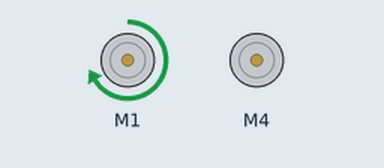
Bench run of a sketch on a simulated Arduino Uno, built with avr-gcc and run on an emulated ATmega328P. On the bench: 2 × DC motor (green arrow = forward, orange = backward, longer = faster).

Above: at 2.0 s.
At 5.0 s:
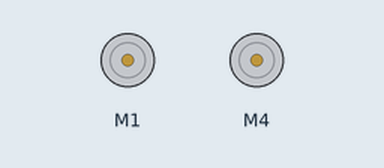
Timing chart, 0 to 7.8 s (numbered marks = the images above):
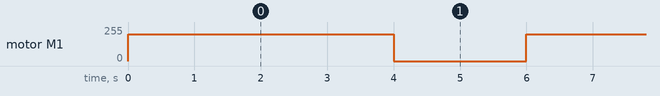

Measured:
- by itself, motor M1: alternates forward 200/255 for 4.0 s and stopped for 2.0 s

The sketch:

MotorCode_Omar.ino
```cpp
// declare variable pushButton and give it a value of "10" (for pin number 10)

//int pushButton = 10;

#include <AFMotor.h>    // import Motor.h Library

AF_DCMotor motor1 (1);
AF_DCMotor motor2 (4);

// constants won't change. used here to set a pin number:

const int motorPin =  (1, 4);   // the numbers of the motor pins

// variables will change:

int motorState = LOW;   // motorState used to set the motor

//const int trigPin = 11;   //attaches distance sensor
//const int echoPin = 12;


void setup ()  {
  // the setup function runs once to set everything up for the loop:

  // provides power to DC motors

//  analogWrite (1, 255);   // provides power to motor 1
//  analogWrite (4, 255);   // provides power to motor 2
//  Serial.begin (9600);

//  pinMode (pushButton, INPUT);    // assign the pushbutton pin as an input

//  pinMode(trigPin, OUTPUT);   // provides power to distance sensor
//  pinMode(echoPin, INPUT);

 // turn on motor
  motor1.setSpeed(200);

  motor1.run(RELEASE);

}

void loop () {
  // the loop function runs over and over again forever

  motor1.run (FORWARD);      // motor(s) will run
  delay (2000); // delay at x second(s)
  motor2.run (FORWARD);
  delay (2000);

  motor1.run (RELEASE);      // motor(s) will stop
  delay (1000); // delay at x second(s)
  motor2.run (RELEASE);
  delay (1000);
  }
```
